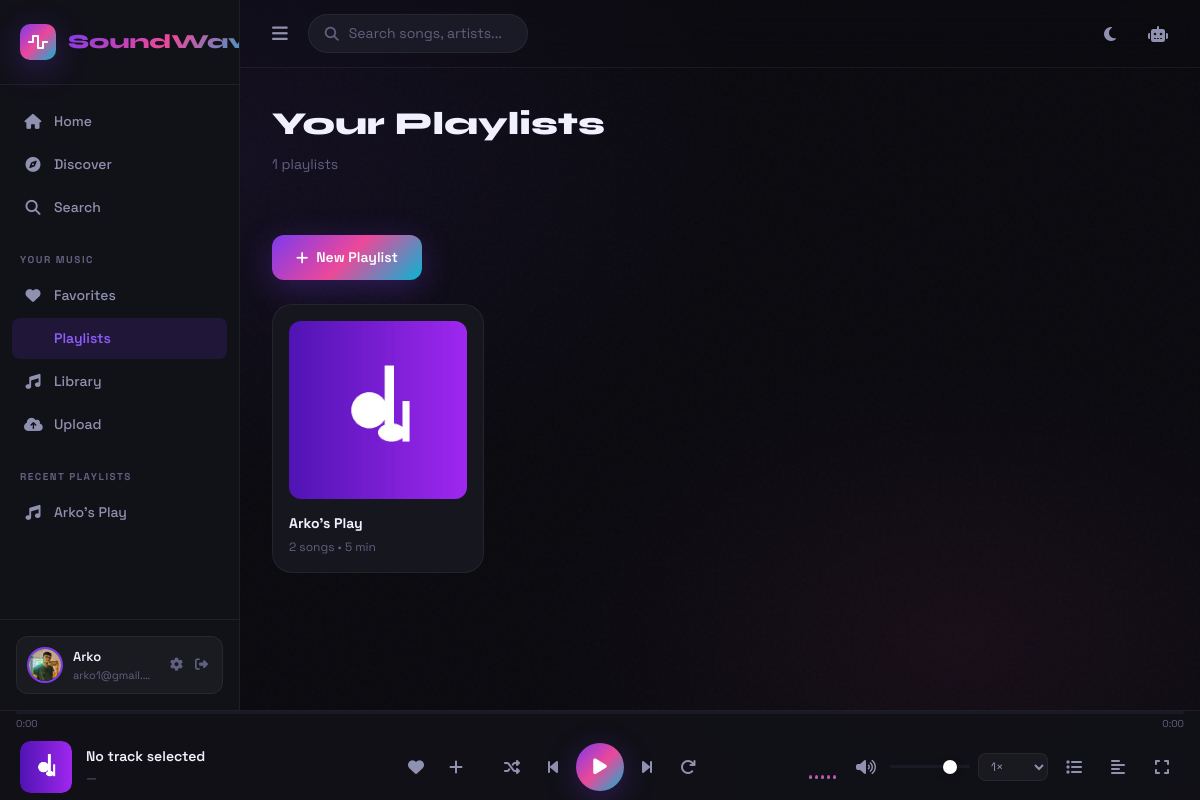
/playlist/ (signed in), run on the app's committed database.
### app/models/playlist.py (models this page shows, shortened)
class Playlist(db.Model):
    __tablename__ = 'playlists'
    id = db.Column(db.Integer, primary_key=True)
    name = db.Column(db.String(200), nullable=False)
    description = db.Column(db.String(500), default='')
    cover_path = db.Column(db.String(500), default='default_playlist.jpg')
    user_id = db.Column(db.Integer, db.ForeignKey('users.id'), nullable=False)
    is_public = db.Column(db.Boolean, default=True)
    created_at = db.Column(db.DateTime, default=datetime.utcnow)
    updated_at = db.Column(db.DateTime, default=datetime.utcnow, onupdate=datetime.utcnow)
    playlist_songs = db.relationship(
        'PlaylistSong',
        backref='playlist',
        lazy='dynamic',
        cascade='all, delete-orphan',
        order_by='PlaylistSong.position'
    )
    @property
    def song_count(self):
        return self.playlist_songs.count()
    @property
    def total_duration(self):
        total = sum(ps.song.duration for ps in self.playlist_songs.all() if ps.song)
        mins = total // 60
        return f"{mins} min"

### app/models/user.py (models this page shows, shortened)
class User(UserMixin, db.Model):
    __tablename__ = 'users'
    id = db.Column(db.Integer, primary_key=True)
    username = db.Column(db.String(64), unique=True, nullable=False, index=True)
    email = db.Column(db.String(120), unique=True, nullable=False, index=True)
    password_hash = db.Column(db.String(256), nullable=False)
    avatar = db.Column(db.String(256), default='default_avatar.png')
    bio = db.Column(db.String(500), default='')
    is_admin = db.Column(db.Boolean, default=False)
    is_active = db.Column(db.Boolean, default=True)
    theme = db.Column(db.String(10), default='dark')
    created_at = db.Column(db.DateTime, default=datetime.utcnow)
    last_seen = db.Column(db.DateTime, default=datetime.utcnow)
    playlists = db.relationship('Playlist', backref='owner', lazy='dynamic', cascade='all, delete-orphan')
    favorites = db.relationship('Favorite', backref='user', lazy='dynamic', cascade='all, delete-orphan')
    history = db.relationship('PlayHistory', backref='user', lazy='dynamic', cascade='all, delete-orphan')
    uploaded_songs = db.relationship('Song', backref='uploader', lazy='dynamic')

### app/models/song.py (models this page shows, shortened)
class Song(db.Model):
    __tablename__ = 'songs'
    id = db.Column(db.Integer, primary_key=True)
    title = db.Column(db.String(200), nullable=False)
    artist = db.Column(db.String(200), nullable=False, default='Unknown Artist')
    album = db.Column(db.String(200), default='Unknown Album')
    genre_id = db.Column(db.Integer, db.ForeignKey('genres.id'), nullable=True)
    duration = db.Column(db.Integer, default=0)  # seconds
    file_path = db.Column(db.String(500), nullable=False)
    cover_path = db.Column(db.String(500), default='default_cover.jpg')
    lyrics = db.Column(db.Text, default='')
    play_count = db.Column(db.Integer, default=0)
    year = db.Column(db.Integer, nullable=True)
    bitrate = db.Column(db.Integer, default=0)
    file_size = db.Column(db.Integer, default=0)
    uploaded_by = db.Column(db.Integer, db.ForeignKey('users.id'), nullable=True)
    is_public = db.Column(db.Boolean, default=True)
    created_at = db.Column(db.DateTime, default=datetime.utcnow)
    favorites = db.relationship('Favorite', backref='song', lazy='dynamic', cascade='all, delete-orphan')
    history_entries = db.relationship('PlayHistory', backref='song', lazy='dynamic', cascade='all, delete-orphan')

### app/routes/playlist.py (the view)
@playlist_bp.route('/')
@login_required
def index():
    playlists = current_user.playlists.order_by(Playlist.updated_at.desc()).all()
    return render_template('playlists.html', playlists=playlists)

### app/models/user.py (called while the page is built)
@login_manager.user_loader
def load_user(user_id):
    return User.query.get(int(user_id))

### app/templates/playlists.html (shortened to what this page needs)
{% extends 'base.html' %}
{% block content %}
<div class="page-header">
  <h1 class="page-header-title">Your Playlists</h1>
  <p class="page-header-sub">{{ playlists|length }} playlists</p>
</div>
<div class="page-section">
  <div style="margin-bottom:24px">
    <button onclick="openCreateModal()" class="btn btn-primary">
      <i class="fas fa-plus"></i> New Playlist
    </button>
  </div>
  {% if playlists %}
  <div class="cards-grid">
    {% for pl in playlists %}
    <div class="grid-card" style="position:relative">
      <a href="{{ url_for('playlist.view', playlist_id=pl.id) }}" style="text-decoration:none;display:block">
        <div class="grid-card-cover">
          <img src="{{ url_for('player.cover', filename=pl.cover_path) }}" alt="{{ pl.name }}"
               onerror="this.src='/static/images/default_cover.jpg'">
        </div>
        <div class="grid-card-title">{{ pl.name|truncate(22) }}</div>
        <div class="grid-card-sub">{{ pl.song_count }} songs • {{ pl.total_duration }}</div>
      </a>
    </div>
    {% endfor %}
  </div>
  {% endif %}
</div>
{% endblock %}

### app/templates/base.html (shortened to what this page needs)
<!DOCTYPE html>
<html lang="en" data-theme="{{ current_user.theme if current_user.is_authenticated else 'dark' }}">
<head>
  <script src="https://cdn.tailwindcss.com"></script>
  <link rel="stylesheet" href="https://cdnjs.cloudflare.com/ajax/libs/font-awesome/6.5.0/css/all.min.css">
  <link rel="stylesheet" href="{{ url_for('static', filename='css/main.css') }}">
</head>
<body class="sw-body">
<div class="ambient-bg" id="ambientBg"></div>
<div class="noise-overlay"></div>
<div class="app-shell" id="appShell">
  <aside class="sidebar" id="sidebar">
    <div class="sidebar-logo">
      <div class="logo-icon">
        <i class="fas fa-wave-square"></i>
      </div>
      <span class="logo-text">SoundWave</span>
    </div>
    <nav class="sidebar-nav">
      <div class="nav-section">
        <a href="{{ url_for('main.index') }}" class="nav-item {% if request.endpoint == 'main.index' %}active{% endif %}">
          <i class="fas fa-home"></i><span>Home</span>
        </a>
        <a href="{{ url_for('main.discover') }}" class="nav-item {% if request.endpoint == 'main.discover' %}active{% endif %}">
          <i class="fas fa-compass"></i><span>Discover</span>
        </a>
        <a href="{{ url_for('main.search') }}" class="nav-item {% if request.endpoint == 'main.search' %}active{% endif %}">
          <i class="fas fa-search"></i><span>Search</span>
        </a>
      </div>
      {% if current_user.is_authenticated %}
      <div class="nav-section">
        <div class="nav-label">Your Music</div>
        <a href="{{ url_for('library.favorites') }}" class="nav-item {% if request.endpoint == 'library.favorites' %}active{% endif %}">
          <i class="fas fa-heart"></i><span>Favorites</span>
        </a>
        <a href="{{ url_for('playlist.index') }}" class="nav-item {% if request.endpoint == 'playlist.index' %}active{% endif %}">
          <span>Playlists</span>
        </a>
        <a href="{{ url_for('library.index') }}" class="nav-item {% if request.endpoint == 'library.index' %}active{% endif %}">
          <i class="fas fa-music"></i><span>Library</span>
        </a>
        <a href="{{ url_for('library.upload') }}" class="nav-item {% if request.endpoint == 'library.upload' %}active{% endif %}">
          <i class="fas fa-cloud-upload-alt"></i><span>Upload</span>
        </a>
      </div>
      {% if current_user.playlists.count() > 0 %}
      <div class="nav-section">
        <div class="nav-label">Recent Playlists</div>
        {% for pl in current_user.playlists.limit(5).all() %}
        <a href="{{ url_for('playlist.view', playlist_id=pl.id) }}" class="nav-item playlist-item">
          <i class="fas fa-music"></i>
          <span>{{ pl.name|truncate(20) }}</span>
        </a>
        {% endfor %}
      </div>
      {% endif %}
      {% endif %}
    </nav>
    <div class="sidebar-bottom">
      {% if current_user.is_authenticated %}
      <div class="user-card">
        <img src="{{ url_for('player.avatar', filename=current_user.avatar) }}"
             alt="{{ current_user.username }}" class="user-avatar" onerror="this.src='/static/images/default_avatar.png'">
        <div class="user-info">
          <span class="user-name">{{ current_user.username }}</span>
          <span class="user-email">{{ current_user.email }}</span>
        </div>
        <div class="user-actions">
          <a href="{{ url_for('auth.profile') }}" title="Profile"><i class="fas fa-cog"></i></a>
          <a href="{{ url_for('auth.logout') }}" title="Logout"><i class="fas fa-sign-out-alt"></i></a>
        </div>
      </div>
      {% else %}
      <div class="auth-cta">
        <a href="{{ url_for('auth.login') }}" class="btn-login">Sign In</a>
        <a href="{{ url_for('auth.register') }}" class="btn-register">Sign Up</a>
      </div>
      {% endif %}
    </div>
  </aside>
  <main class="main-content" id="mainContent">
    <div class="topbar">
      <div class="topbar-left">
        <button class="sidebar-toggle" id="sidebarToggle" onclick="toggleSidebar()">
          <i class="fas fa-bars"></i>
        </button>
        <div class="search-bar-mini" onclick="window.location='{{ url_for('main.search') }}'">
          <i class="fas fa-search"></i>
          <span>Search songs, artists...</span>
        </div>
      </div>
      <div class="topbar-right">
        <button class="icon-btn" onclick="toggleTheme()" title="Toggle theme">
          <i class="fas fa-moon" id="themeIcon"></i>
        </button>
        <button class="icon-btn" onclick="toggleAIChat()" title="AI Assistant">
          <i class="fas fa-robot"></i>
        </button>
      </div>
    </div>
    <div class="page-content">
      {% block content %}{% endblock %}
    </div>
  </main>
</div>
<div class="music-player" id="musicPlayer">
  <div class="player-progress" id="playerProgressContainer">
    <div class="progress-bar-full" id="progressBarFull">
    </div>
    <div class="progress-time">
      <span id="currentTime">0:00</span>
      <span id="totalTime">0:00</span>
    </div>
  </div>
  <div class="player-main">
    <div class="now-playing" id="nowPlaying">
      <div class="now-playing-cover" id="nowPlayingCover">
        <img src="/static/images/default_cover.jpg" alt="cover" id="playerCoverImg" onerror="this.src='/static/images/default_cover.jpg'">
      </div>
      <div class="now-playing-info">
        <div class="song-title" id="playerSongTitle">No track selected</div>
        <div class="song-artist" id="playerSongArtist">—</div>
      </div>
      <div class="now-playing-actions">
        <button class="icon-btn heart-btn" id="playerFavBtn" onclick="toggleFavorite(currentSong?.id)">
          <i class="fas fa-heart"></i>
        </button>
        <button class="icon-btn" onclick="toggleAddToPlaylist()">
          <i class="fas fa-plus"></i>
        </button>
      </div>
    </div>
    <div class="player-controls">
      <button class="ctrl-btn" id="shuffleBtn" onclick="toggleShuffle()" title="Shuffle">
        <i class="fas fa-random"></i>
      </button>
      <button class="ctrl-btn" onclick="prevSong()" title="Previous">
        <i class="fas fa-step-backward"></i>
      </button>
      <button class="ctrl-btn play-btn" id="playPauseBtn" onclick="togglePlayPause()" title="Play/Pause">
        <i class="fas fa-play" id="playIcon"></i>
      </button>
      <button class="ctrl-btn" onclick="nextSong()" title="Next">
        <i class="fas fa-step-forward"></i>
      </button>
      <button class="ctrl-btn" id="repeatBtn" onclick="toggleRepeat()" title="Repeat">
        <i class="fas fa-redo"></i>
      </button>
    </div>
    <div class="player-right">
      <div class="visualizer" id="visualizer">
        <div class="bar"></div><div class="bar"></div><div class="bar"></div>
        <div class="bar"></div><div class="bar"></div>
      </div>
      <div class="volume-control">
        <button class="icon-btn" onclick="toggleMute()" id="muteBtn">
          <i class="fas fa-volume-up" id="volumeIcon"></i>
        </button>
        <input type="range" class="volume-slider" id="volumeSlider" min="0" max="100" value="80">
      </div>
      <select class="speed-select" id="speedSelect" onchange="changeSpeed(this.value)" title="Playback speed">
        <option value="1" selected>1×</option>
      </select>
      <button class="icon-btn" onclick="toggleQueue()" title="Queue">
        <i class="fas fa-list"></i>
      </button>
      <button class="icon-btn" onclick="toggleLyrics()" title="Lyrics">
        <i class="fas fa-align-left"></i>
      </button>
      <button class="icon-btn" onclick="toggleFullscreen()" title="Fullscreen">
        <i class="fas fa-expand"></i>
      </button>
    </div>
  </div>
</div>
</body>
</html>

### data on the page
Playlist: name "Arko's Play", cover_path (placeholder picture), song_count "2", total_duration "5 min"
User: avatar (picture), username "Arko", email "arko1@gmail.…"

### other printed values
{{ playlists|length }} "1"
